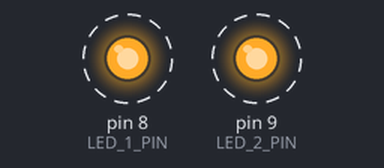
The sketch below on a simulated Arduino Uno, built with avr-gcc and run on an emulated ATmega328P. Shown: output pins drawn as LEDs (lit = HIGH). Dashed ring = blinking.

Above: at 0.2 s.
Timing chart, 0 to 3.0 s (numbered marks = the images above):
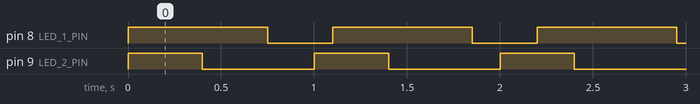

The sketch:

Hamdi_Blink.ino
```cpp
#define LED_1_PIN 8
#define LED_2_PIN 9

class Led {
  private:
    int pin;
    int LEDState;
    long rememberTime;
  public:
    Led(int pin) {
      // Use 'this->' to make the difference between the
      // 'pin' attribute of the class and the
      // local variable 'pin' created from the parameter.
      this-> pin = pin;

      LEDState = HIGH;
      rememberTime = 0;
      init();
    }
    void init() {
      pinMode(pin, OUTPUT);
    }
    void operation(long onDuration, long offDuration){

      if( LEDState == HIGH )
    {
      if( (millis() - rememberTime) >= onDuration)
      {
      LEDState = LOW;
      rememberTime = millis();
      }
    }
      else
      {
      if( (millis() - rememberTime) >= offDuration)
      {
        LEDState = HIGH;
        rememberTime = millis();
      }
    }
      digitalWrite(pin, LEDState);
    }

};

Led led1(LED_1_PIN); //assign pin 8 to led1 variable
Led led2(LED_2_PIN); //assign pin 9 to led2 variable

void setup() { }

void loop() {
    led1.operation(750, 350);
    led2.operation(400, 600);

}
```

Measured:
- by itself, pin 8 (LED_1_PIN): alternates HIGH for 0.75 s and LOW for 0.35 s
- by itself, pin 9 (LED_2_PIN): alternates HIGH for 0.40 s and LOW for 0.60 s
